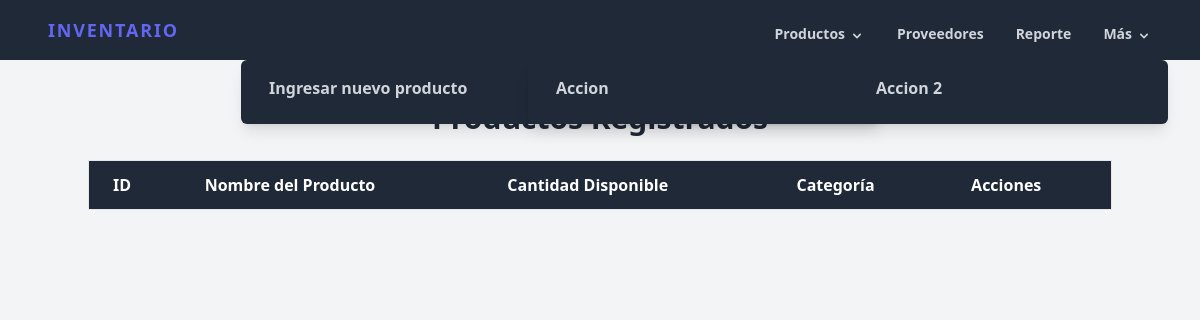
Before: /productos with the older database file.
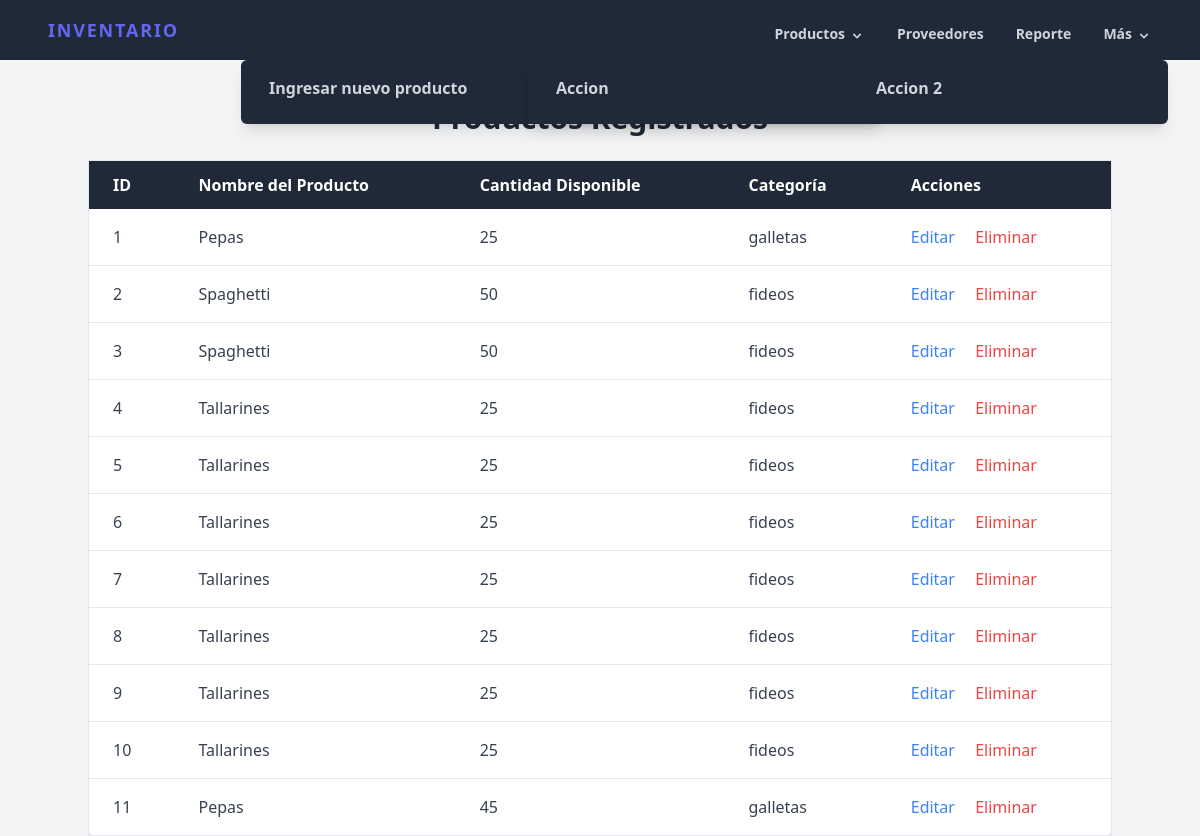
After: the same page with the newer database file.
### tables this page shows
CREATE TABLE Producto (
    idProducto INTEGER PRIMARY KEY AUTOINCREMENT,
    nombreProducto TEXT NOT NULL,
    cantidadDisponible INTEGER NOT NULL,
    categoriaProducto TEXT NOT NULL
);

### clases/producto.py (the view)
@app.route('/productos', methods=['GET'])
def products():
    conn = sqlite3.connect('inventario.db')
    cursor = conn.cursor()
    cursor.execute('SELECT idProducto, nombreProducto, cantidadDisponible, categoriaProducto FROM Producto')
    productos = cursor.fetchall()  # Llama a todos los registros
    conn.close()
    return render_template('./productos/productos.html', productos=productos)

### templates/productos/productos.html (shortened to what this page needs)
<!DOCTYPE html>
<html lang="en">
<head>
    <script src="https://cdn.tailwindcss.com"></script>
</head>
{% include './navbar.html' %}
<body class="bg-gray-100">
    <div class="container mx-auto mt-10">
        <h2 class="text-3xl font-bold text-center text-gray-800 mb-6">Productos Registrados</h2>
        <div class="overflow-x-auto">
            <table class="min-w-full bg-white border border-gray-200 shadow-lg rounded-lg">
                <thead>
                    <tr class="bg-gray-800 text-white text-left">
                        <th class="py-3 px-6 font-semibold">ID</th>
                        <th class="py-3 px-6 font-semibold">Nombre del Producto</th>
                        <th class="py-3 px-6 font-semibold">Cantidad Disponible</th>
                        <th class="py-3 px-6 font-semibold">Categoría</th>
                        <th class="py-3 px-6 font-semibold">Acciones</th>
                    </tr>
                </thead>
                <tbody class="text-gray-700">
                    {% for producto in productos %}
                    <tr class="border-b border-gray-200">
                        <td class="py-4 px-6">{{ producto[0] }}</td>
                        <td class="py-4 px-6">{{ producto[1] }}</td>
                        <td class="py-4 px-6">{{ producto[2] }}</td>
                        <td class="py-4 px-6">{{ producto[3] }}</td>
                        <td class="py-4 px-6">
                            <a href="" class="text-blue-500 hover:text-blue-700">Editar</a>
                            <a href="" class="text-red-500 hover:text-red-700 ml-4">Eliminar</a>
                        </td>
                    </tr>
                    {% endfor %}
                </tbody>
            </table>
        </div>
    </div>
</body>
</html>

### templates/navbar.html (shortened to what this page needs)
<script src="https://cdn.tailwindcss.com"></script>
<div class="antialiased bg-gray-900">
    <div class="w-full text-gray-300 bg-gray-800">
        <div x-data="{ open: false }"
            class="flex flex-col max-w-screen-xl px-4 mx-auto md:items-center md:justify-between md:flex-row md:px-6 lg:px-8">
            <div class="flex flex-row items-center justify-between p-4">
                <a href="#"
                    class="text-lg font-semibold tracking-widest text-indigo-500 uppercase rounded-lg focus:outline-none focus:shadow-outline">Inventario</a>
            </div>
            <nav :class="{'flex': open, 'hidden': !open}"
                class="flex-col flex-grow hidden pb-4 md:pb-0 md:flex md:justify-end md:flex-row">
                <div @click.away="open = false" class="relative" x-data="{ open: false }">
                    <button @click="open = !open"
                        class="flex flex-row items-center w-full px-4 py-2 mt-2 text-sm font-semibold text-left bg-transparent rounded-lg hover:bg-gray-700 focus:bg-gray-700 focus:outline-none focus:shadow-outline">
                        <span>Productos</span>
                    </button>
                    <div x-show="open"
                        class="absolute right-0 w-full mt-2 origin-top-right md:max-w-screen-sm md:w-screen">
                        <div class="px-2 pt-2 pb-4 bg-gray-800 rounded-md shadow-lg">
                            <div class="grid grid-cols-1 md:grid-cols-2 gap-4">
                                <a class="flex flex-row items-start p-2 rounded-lg hover:bg-gray-700 focus:bg-gray-700 focus:outline-none focus:shadow-outline"
                                    href="./productos/registrarProducto.html">
                                    <div class="ml-3">
                                        <p class="font-semibold">Ingresar nuevo producto</p>
                                    </div>
                                </a>
                                <a class="flex flex-row items-start p-2 rounded-lg hover:bg-gray-700 focus:bg-gray-700 focus:outline-none focus:shadow-outline"
                                    href="/registrarProducto">
                                    <div class="ml-3">
                                        <p class="font-semibold">Registrar nuevo producto</p>
                                    </div>
                                </a>
                            </div>
                        </div>
                    </div>
                </div>
                <a class="px-4 py-2 mt-2 text-sm font-semibold bg-transparent rounded-lg hover:bg-gray-700 focus:bg-gray-700 focus:outline-none focus:shadow-outline"
                    href="#">Proveedores</a>
                <a class="px-4 py-2 mt-2 text-sm font-semibold bg-transparent rounded-lg hover:bg-gray-700 focus:bg-gray-700 focus:outline-none focus:shadow-outline"
                    href="#">Reporte</a>
                <div @click.away="open = false" class="relative" x-data="{ open: false }">
                    <button @click="open = !open"
                        class="flex flex-row items-center w-full px-4 py-2 mt-2 text-sm font-semibold text-left bg-transparent rounded-lg hover:bg-gray-700 focus:bg-gray-700 focus:outline-none focus:shadow-outline">
                        <span>Más</span>
                    </button>
                    <div x-show="open"
                        class="absolute right-0 w-full mt-2 origin-top-right md:max-w-screen-sm md:w-screen z-10">
                        <div class="px-2 pt-2 pb-4 bg-gray-800 rounded-md shadow-lg">
                            <div class="grid grid-cols-1 md:grid-cols-2 gap-4">
                                <a class="flex flex-row items-start p-2 rounded-lg hover:bg-gray-700 focus:bg-gray-700 focus:outline-none focus:shadow-outline"
                                    href="#">
                                    <div class="ml-3">
                                        <p class="font-semibold">Accion</p>
                                    </div>
                                </a>
                                <a class="flex flex-row items-start p-2 rounded-lg hover:bg-gray-700 focus:bg-gray-700 focus:outline-none focus:shadow-outline"
                                    href="#">
                                    <div class="ml-3">
                                        <p class="font-semibold">Accion 2</p>
                                    </div>
                                </a>
                            </div>
                        </div>
                    </div>
                </div>
            </nav>
        </div>
    </div>
</div>

Changed rows visible on the page:
added Producto: idProducto "1", nombreProducto "Pepas", cantidadDisponible "25", categoriaProducto "galletas"
added Producto: idProducto "2", nombreProducto "Spaghetti", cantidadDisponible "50", categoriaProducto "fideos"
added Producto: idProducto "3", nombreProducto "Spaghetti", cantidadDisponible "50", categoriaProducto "fideos"
added Producto: idProducto "4", nombreProducto "Tallarines", cantidadDisponible "25", categoriaProducto "fideos"
added Producto: idProducto "5", nombreProducto "Tallarines", cantidadDisponible "25", categoriaProducto "fideos"
added Producto: idProducto "6", nombreProducto "Tallarines", cantidadDisponible "25", categoriaProducto "fideos"
added Producto: idProducto "7", nombreProducto "Tallarines", cantidadDisponible "25", categoriaProducto "fideos"
added Producto: idProducto "8", nombreProducto "Tallarines", cantidadDisponible "25", categoriaProducto "fideos"
added Producto: idProducto "9", nombreProducto "Tallarines", cantidadDisponible "25", categoriaProducto "fideos"
added Producto: idProducto "10", nombreProducto "Tallarines", cantidadDisponible "25", categoriaProducto "fideos"
added Producto: idProducto "11", nombreProducto "Pepas", cantidadDisponible "45", categoriaProducto "galletas"
